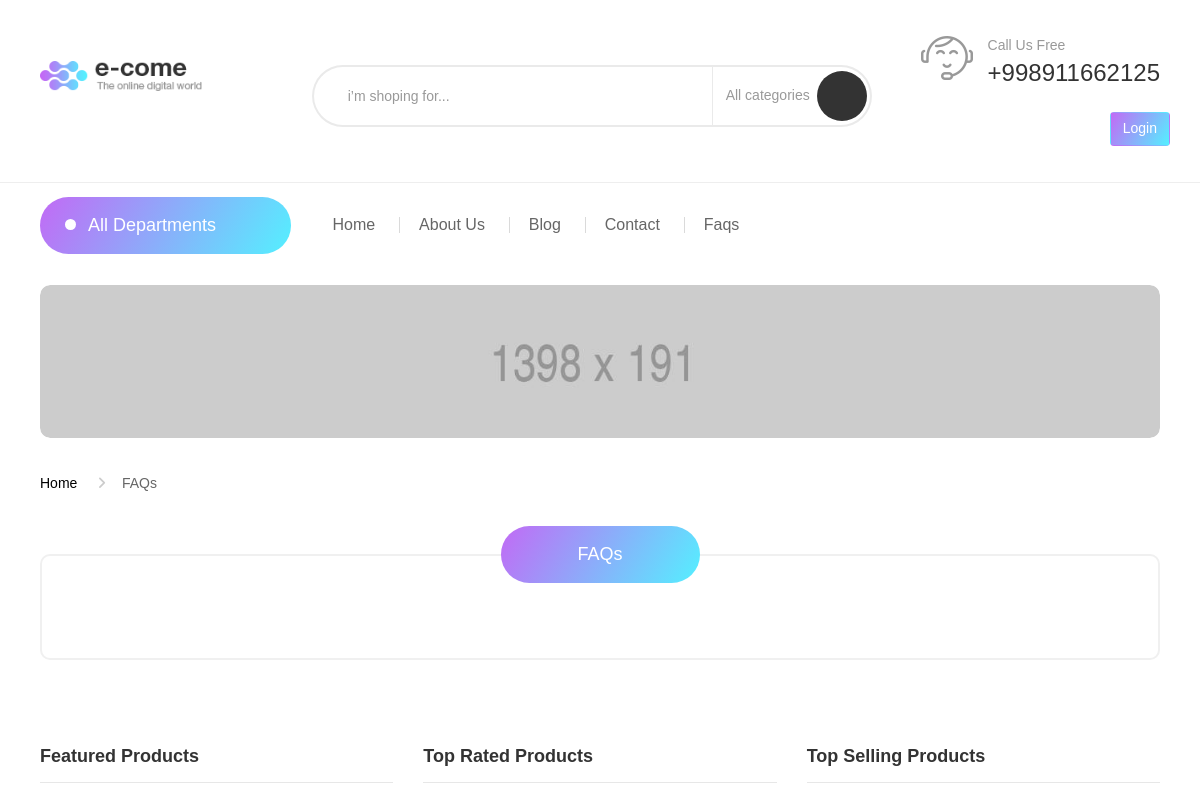
The app's page /faq/ (upper part), older data.
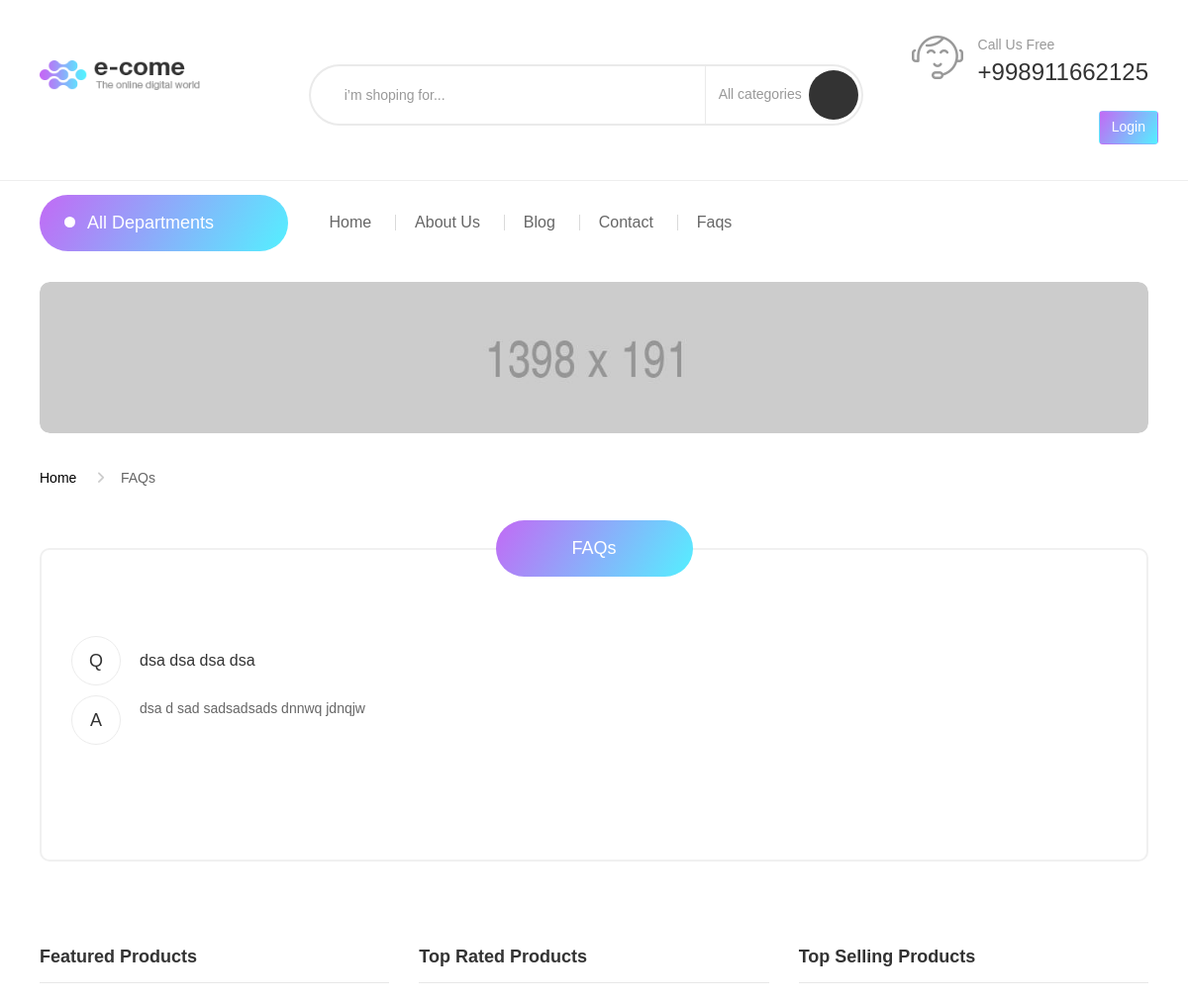
The same page, newer data.
### faq/models.py (models this page shows, shortened)
class FaqModel (models.Model):
    answer = models.TextField(name='answer', max_length=500)
    block = models.BooleanField(name='block', default=False)
    question = models.CharField(name='question', max_length=100)
    created_at = models.DateTimeField(name='created_at', auto_now_add=True)

### faq/views.py (the view)
# urls.py: path('', UserFaqListView.as_view(), name='faq'),
class UserFaqListView (ListView):
    model = FaqModel
    context_object_name = 'faqs'
    template_name = 'user/faq.html'

### templates/user/faq.html
{% extends 'user/base.html' %}
{% load static %}
{% block content %}
<div class="container container-240">
    <div class="pd-banner v2">
       <a href="#" class="image-bd effect_img2"><img src="{% static 'img/o-banner.jpg' %}" alt="" class="img-reponsive"></a>
    </div>
    <ul class="breadcrumb">
        <li><a href="#">Home</a></li>
        <li class="active">FAQs</li>
    </ul>
    <div class="e-qa v2">
        <div class="cmt-title v3 text-center abs"><h1 class="oval-bd btn-gradient">FAQs</h1></div>
        <div class="row">
            <div class="col-xs-12 col-sm-12 col-md-12">
                {% for faq in faqs %}
                <div class="qa-element">
                    <div class="qa-quest">
                        <span class="qa-icon">Q</span>
                        <h3 style="max-width: 90%;">{{ faq.question }}</h3>
                    </div>
                    <div class="qa-answer">
                        <span class="qa-icon">A</span>
                        <p style="max-width: 90%;">{{ faq.answer }}</p>
                    </div>
                </div>
                {% endfor %}
            </div>
        </div>
    </div>
</div>
{% endblock %}

Row changes from the older to the newer data that the page shows:
added FaqModel: question "dsa dsa dsa dsa", answer "dsa d sad sadsadsads dnnwq jdnqjw"
